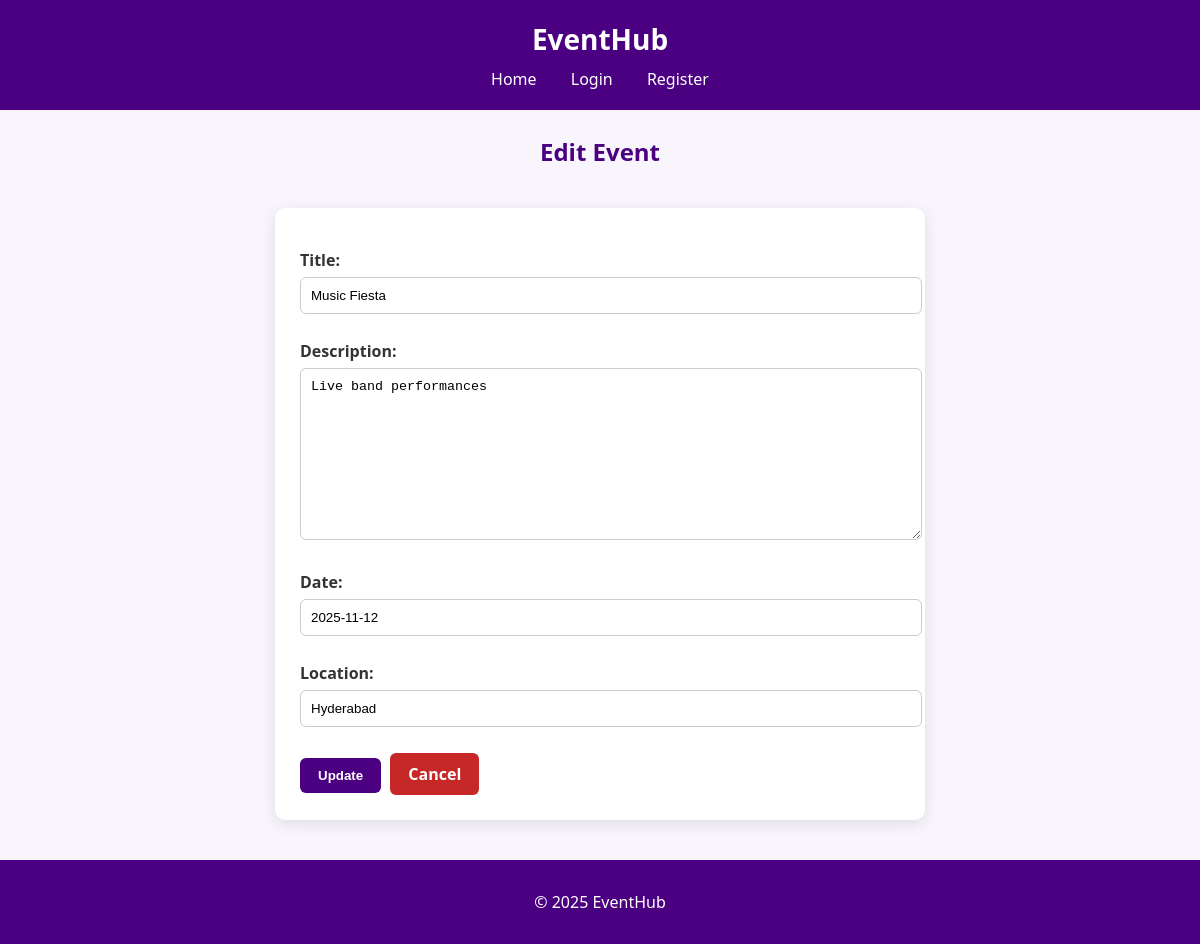
/events/edit/22/, run on the app's committed database.
### events/models.py (models this page shows, shortened)
class Event(models.Model):
    title = models.CharField(max_length=200)
    description = models.TextField()
    date = models.DateField()
    location = models.CharField(max_length=200)

### events/views.py (the view)
# urls.py: path('edit/<int:pk>/', views.event_edit, name='event_edit'),
def event_edit(request, pk):
    event = get_object_or_404(Event, pk=pk)
    if request.method == 'POST':
        form = EventForm(request.POST, instance=event)
        if form.is_valid():
            form.save()
            return redirect('event_list')
    else:
        form = EventForm(instance=event)
    return render(request, 'event_form.html', {'form': form})

### events/forms.py
class EventForm(forms.ModelForm):
    class Meta:
        model = Event
        fields = ['title', 'description', 'date', 'location']

### events/templates/event_form.html (shortened to what this page needs)
{% extends 'base.html' %}
{% block content %}
<div class="form-container">
    {% if form.instance.pk %}
        <h2 class="page-title">Edit Event</h2>
    {% else %}
        <h2 class="page-title">Add New Event</h2>
    {% endif %}
    <form method="POST">
        {{ form.as_p }}
        <button type="submit" class="btn btn-primary">
            {% if form.instance.pk %}Update{% else %}Save{% endif %}
        </button>
        <a href="{% url 'event_list' %}" class="btn btn-danger">Cancel</a>
    </form>
</div>
{% endblock content %}

### events/static/style.css (style rules this page uses)
body { font-family: "Segoe UI", Arial, sans-serif; margin: 0; padding: 0; background-color: #f8f6fc; color: #333; min-height: 100vh; display: flex; flex-direction: column; }
.page-title { text-align: center; margin: 25px 0 15px; color: #4b0082; font-size: 24px; font-weight: bold; }
form { max-width: 600px; margin: 40px auto; background: white; padding: 25px; border-radius: 10px; box-shadow: 0 4px 15px rgba(0,0,0,0.1); }
form label { display: block; margin-bottom: 6px; font-weight: 600; }
form input, form textarea, form select { width: 100%; padding: 10px; margin-bottom: 10px; border: 1px solid #ccc; border-radius: 6px; }
.btn { display: inline-block; padding: 10px 18px; border-radius: 6px; font-weight: 600; text-decoration: none; cursor: pointer; color: white; border: none; margin-right: 5px; }
.btn-primary { background-color: #4b0082; }
.btn-danger { background-color: #c62828; }

### data on the page
Event: title "Music Fiesta", description "Live band performances", date "2025-11-12", location "Hyderabad"
